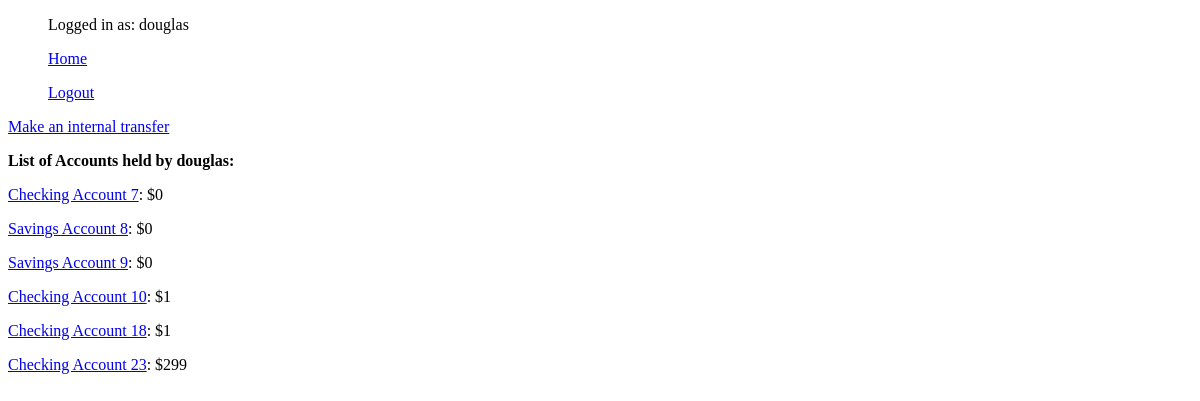
The page /bank_accounts/user_account_list (signed in) on the database as committed earlier.
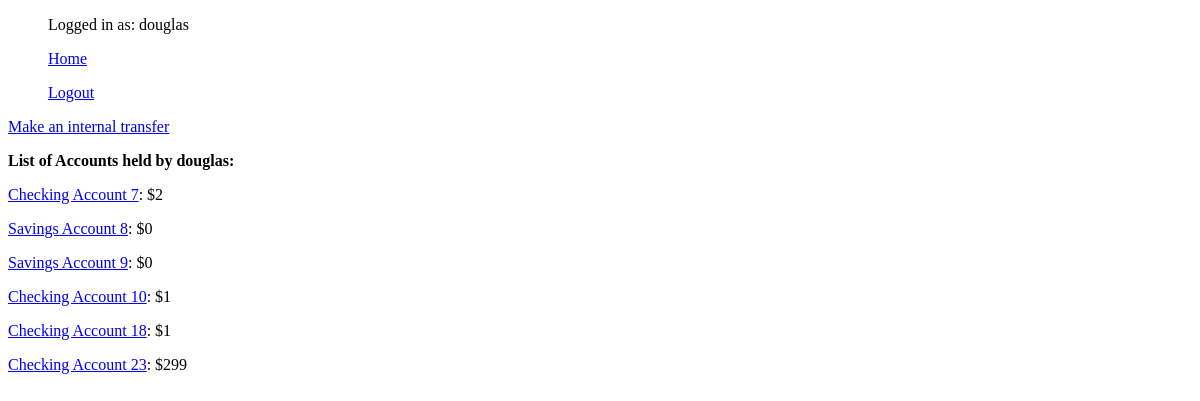
The same page on the database as committed later.
### bank_accounts/models.py (models this page shows, shortened)
class Account(models.Model):
    CHECKING = "Checking"
    SAVINGS = "Savings"
    ACCOUNT_TYPE_CHOICES = (
        (CHECKING, 'Checking'),  # Each inner tuple is of form: (value to be set in model, human readable name)
        (SAVINGS, 'Savings'),
    )
    UCU = 'UCU'
    CHASE = 'Chase'
    WELLS_FARGO = 'Wells Fargo'
    BANK_OF_AMERICA = 'Bank of America'
    BANK_CHOICES = (
        (UCU, 'UCU'),
        (CHASE, 'Chase'),
        (WELLS_FARGO, 'Wells Fargo'),
        (BANK_OF_AMERICA, 'Bank of America'),
    )
    account_type = models.CharField(max_length=200, default=None, choices=ACCOUNT_TYPE_CHOICES)
    creator = models.CharField(max_length=200, default=None)  # Account creator
    holder = models.ForeignKey(User, on_delete=models.SET_NULL, null=True, blank=True)  # Account holder is a site user
    balance = models.IntegerField(default=0)
    bank = models.CharField(max_length=200, default='UCU', null=True, choices=BANK_CHOICES)
    routing_number = models.IntegerField(null=True)
    def __str__(self):
        return self.account_type + ' Account ' + str(self.id)

### bank_accounts/views.py (the view)
# urls.py: path('user_account_list', AccountListView.as_view(), name='account_list'),
class AccountListView(LoginRequiredMixin, ListView):
    template_name = 'bank_accounts/account_list.html'
    model = Account
    context_object_name = 'account_list'
    def get_queryset(self):  # Get the list of model instances we can display
        return Account.objects.filter(holder=self.request.user)

### bank_accounts/templates/bank_accounts/account_list.html (shortened to what this page needs)
{% extends 'base.html' %}
{% block content %}
    <p><a href={% url 'bank_accounts:internal_transfer' %}>Make an internal transfer</a></p>
    <b>List of Accounts held by {{ request.user.username }}:</b>
    {% if account_list %}
        {% for account in account_list %}
            <p><a href="{% url 'bank_accounts:account_detail' account.id %}">{{ account }}</a>: ${{ account.balance }}</p>
        {% endfor %}
    {% else %}
        <p>Nothing as of yet!</p>
    {% endif %}
{% endblock %}

Rows that differ between the two databases and show on the page:
changed Account "Checking Account 7": balance "0" → "2"
